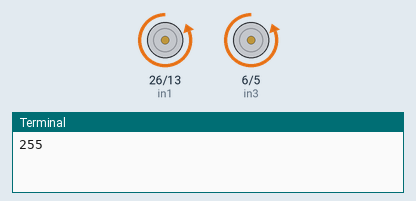
Simulated run of this program. Board: Raspberry Pi (BCM pin numbers). Shown: motor-driver pin pairs drawn as motors (green arrow = first pin HIGH = forward, orange = second pin HIGH = backward, longer = more drive, scaled by the enable pin), the last lines printed to the terminal. At 9.0 s the program stops and its outputs stay as they are.

Above: at 0.1 s.
At 2.1 s:
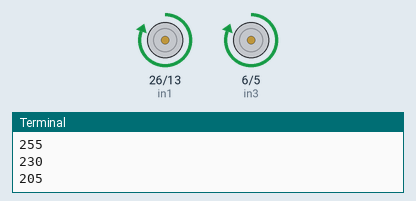
At 4.1 s:
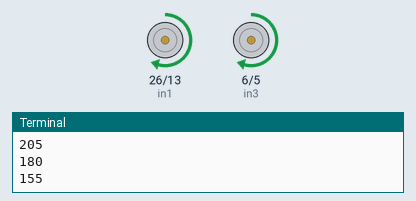
At 9.1 s:
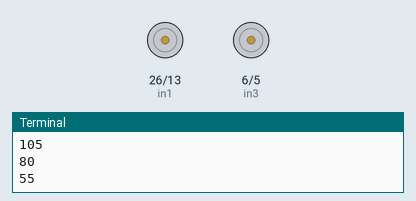
Timing chart, 0 to 10.5 s (numbered marks = the images above):
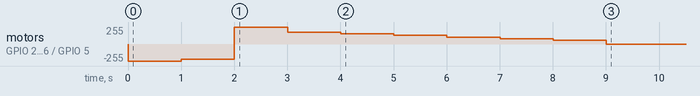

Measured:
- by itself, motor on GPIO 26 (in1) / GPIO 13 (in2), motor on GPIO 6 (in3) / GPIO 5 (in4): stopped → backward 255/255 at 0.00 s, → backward 230/255 1.0 s later, → forward 255/255 1.0 s later, → forward 180/255 1.0 s later, … (10 changes in this stretch)

The program:

motor_example_PIGPIO.py
```python
import pigpio
from time import sleep

in1 = 26
in2 = 13
in3 = 6
in4 = 5
enA = 24
enB = 23

pi = pigpio.pi()

pi.set_mode(in1, pigpio.OUTPUT)
pi.set_mode(in2, pigpio.OUTPUT)
pi.set_mode(in3, pigpio.OUTPUT)
pi.set_mode(in4, pigpio.OUTPUT)
pi.set_mode(enA, pigpio.OUTPUT)
pi.set_mode(enB, pigpio.OUTPUT)

def move():
    pi.write(in1, 0)
    pi.write(in2, 1)
    pi.write(in3, 0)
    pi.write(in4, 1)
    for i in range(255, 50, -25):
        print(i)
        if i == 205:
            pi.write(in1, 1)
            pi.write(in2, 0)
            pi.write(in3, 1)
            pi.write(in4, 0)
            pi.set_PWM_dutycycle(enA, 255)
            pi.set_PWM_dutycycle(enB, 255)
            sleep(1)
            continue
        pi.set_PWM_dutycycle(enA, i)
        pi.set_PWM_dutycycle(enB, i)
        sleep(1)
    pi.set_PWM_dutycycle(enA, 0)
    pi.set_PWM_dutycycle(enB, 0)
    pi.write(in1, 0)
    pi.write(in2, 0)
    pi.write(in3, 0)
    pi.write(in4, 0)

try:
    move()
except KeyboardInterrupt:
    pi.stop()
finally:
    pi.stop()
```
